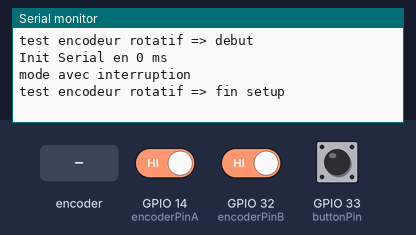
A sketch run on a simulated ESP32. Parts: the last lines printed to the serial monitor. The test bench sets the inputs (shaded band); at power-on: GPIO 33 (buttonPin) HIGH, GPIO 14 (encoderPinA) HIGH, GPIO 32 (encoderPinB) HIGH.

Above: at 1.2 s.
1.3 s: rotary encoder on GPIO 14 (encoderPinA) / GPIO 32 (encoderPinB) turned 1 step (first pin leading)
At 1.8 s:
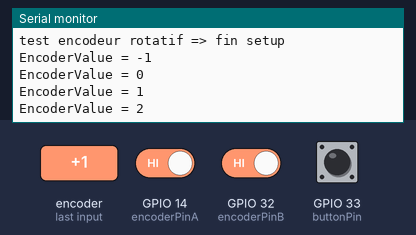
3.0 s: GPIO 33 (buttonPin) pulled LOW for 0.15 s
At 3.5 s:
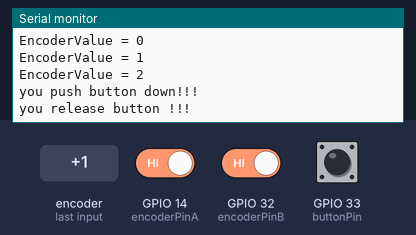
4.6 s: rotary encoder on GPIO 14 (encoderPinA) / GPIO 32 (encoderPinB) turned 1 step (first pin leading)
At 5.5 s:
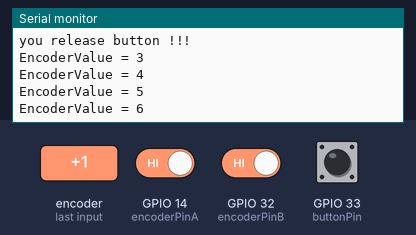
Timing chart, 0 to 7.6 s (numbered marks = the images above; inputs shaded):
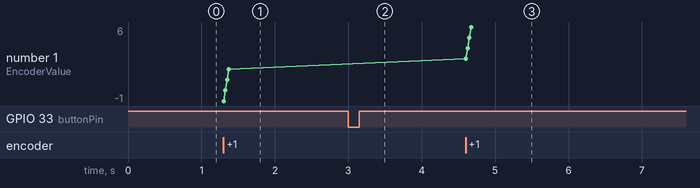

Measured:
- after the input at 1.3 s, the serial monitor: prints a new line at once (image 1)
- after the input at 3.0 s, the serial monitor: prints a new line at once (image 2)
- after the input at 4.6 s, the serial monitor: prints a new line at once (image 3)
- plotted number 1: 2 → 6 after the input at 4.6 s

The sketch:

testEncodeurRotatif.ino
```cpp
//
//
//  testEncodeurRotatif.ino
//
//

#include <Arduino.h>

#define DUREE_TEST  1000

int encoderPinA = 14;
int encoderPinB = 32;
int buttonPin = 33;

volatile int lastEncoded = 0;
volatile long encoderValue = 0;

long lastEncoderValue = 0;

int lastMSB = 0;
int lastLSB = 0;
int lastClock = HIGH;
boolean buttonPressed = false;
char buffer[100];
boolean modeInterruption = true;

long readEncoderValue(void){
    return encoderValue/4;
}
void updateEncodeur(){
    int newClock = digitalRead(encoderPinA);
    if ((lastClock == LOW) && (newClock == HIGH)){
        if (digitalRead(encoderPinB) == HIGH){
            encoderValue++;
        } else {
            encoderValue--;
        }
    }
    lastClock = newClock;
}

boolean isButtonPushDown(void){
  if(!digitalRead(buttonPin)){
    delay(5);
    if(!digitalRead(buttonPin))
      return true;
  }
  return false;
}

void updateEncoderInterrupt(){
  int MSB = digitalRead(encoderPinA); //MSB = most significant bit
  int LSB = digitalRead(encoderPinB); //LSB = least significant bit

  int encoded = (MSB << 1) |LSB; //converting the 2 pin value to single number
  int sum  = (lastEncoded << 2) | encoded; //adding it to the previous encoded value

  if(sum == 0b1101 || sum == 0b0100 || sum == 0b0010 || sum == 0b1011) {
    encoderValue ++;
  }
  if(sum == 0b1110 || sum == 0b0111 || sum == 0b0001 || sum == 0b1000) {
    encoderValue --;
  }

  lastEncoded = encoded; //store this value for next time
}

void setup() {
  int dureeInitSerial=0;
  int deltaTemps=1;
  Serial.begin (115200);
  while (!Serial) {
    delay(deltaTemps);
    dureeInitSerial+=deltaTemps;
  }

  Serial.println();
  Serial.println("test encodeur rotatif => debut");
  sprintf(buffer,"Init Serial en %d ms ", dureeInitSerial); Serial.println(buffer);
  if (false){
    //detection broches actives
    Serial.print("faites tourner la roue codeuse pour chaque nouvelle valeur");
    for (int i = 0 ; i < 30 ; i++){
      Serial.print("test de la broche ");
      digitalWrite(i,HIGH);
      Serial.print(i);
      long timeDebut = millis();
      int lastValue = digitalRead(i);
      while ((millis() - timeDebut) < DUREE_TEST){
        if (digitalRead(i) != lastValue){
          break;
        }
      }
      if ((millis() - timeDebut) < DUREE_TEST){
        // on a detecte un changement avant la fin du test
        Serial.println(" => OK");
      } else {
        // pas de changement on passe au suivant
        Serial.println();
      }
    }
  }


  pinMode(encoderPinA, INPUT_PULLUP);
  pinMode(encoderPinB, INPUT_PULLUP);
  pinMode(buttonPin, INPUT_PULLUP);

  digitalWrite(encoderPinA, HIGH); //turn pullup resistor on
  digitalWrite(encoderPinB, HIGH); //turn pullup resistor on


  if (modeInterruption){
    //call updateEncoder() when any high/low changed seen
    //on interrupt 0 (pin 2), or interrupt 1 (pin 3)
    attachInterrupt(encoderPinA, updateEncoderInterrupt, CHANGE);
    attachInterrupt(encoderPinB, updateEncoderInterrupt, CHANGE);
    //attachInterrupt(buttonPin, updateEncoderInterrupt, CHANGE);
    Serial.println("mode avec interruption");
  } else {
    Serial.println("mode pooling");
  }

  Serial.println();
  Serial.println("test encodeur rotatif => fin setup");
}

void loop(){
  //Do stuff here
  if (!modeInterruption){
    // en mode pooling on scan la roue codeuse a chaque boucle
    updateEncodeur();
  }

  if (lastEncoderValue != encoderValue){
    Serial.print("EncoderValue = ");
    Serial.println(encoderValue);
    lastEncoderValue = encoderValue;
  }
  if(isButtonPushDown() && !buttonPressed){
    Serial.println("you push button down!!!");
    buttonPressed = true;
  } else if (!isButtonPushDown() && buttonPressed) {
    Serial.println("you release button !!!");
    buttonPressed = false;
  }
  delay(1); //just here to slow down the output, and show it will work  even during a delay
}
```
